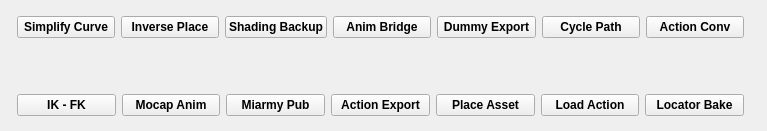
<?xml version="1.0" encoding="UTF-8"?>
<ui version="4.0">
 <class>airCraft</class>
 <widget class="QWidget" name="airCraft">
  <property name="geometry">
   <rect>
    <x>0</x>
    <y>0</y>
    <width>767</width>
    <height>131</height>
   </rect>
  </property>
  <property name="windowTitle">
   <string>AirCraftCarrier</string>
  </property>
  <widget class="QWidget" name="layoutWidget">
   <property name="geometry">
    <rect>
     <x>17</x>
     <y>16</y>
     <width>727</width>
     <height>100</height>
    </rect>
   </property>
   <layout class="QVBoxLayout" name="verticalLayout">
    <item>
     <layout class="QHBoxLayout" name="horizontalLayout">
      <item>
       <widget class="QPushButton" name="scvBtn">
        <property name="font">
         <font>
          <pointsize>9</pointsize>
          <weight>75</weight>
          <bold>true</bold>
         </font>
        </property>
        <property name="text">
         <string>Simplify Curve</string>
        </property>
       </widget>
      </item>
      <item>
       <widget class="QPushButton" name="invBtn">
        <property name="font">
         <font>
          <pointsize>9</pointsize>
          <weight>75</weight>
          <bold>true</bold>
         </font>
        </property>
        <property name="text">
         <string>Inverse Place</string>
        </property>
       </widget>
      </item>
      <item>
       <widget class="QPushButton" name="shadingBtn">
        <property name="font">
         <font>
          <pointsize>9</pointsize>
          <weight>75</weight>
          <bold>true</bold>
         </font>
        </property>
        <property name="text">
         <string>Shading Backup</string>
        </property>
       </widget>
      </item>
      <item>
       <widget class="QPushButton" name="animBridgeBtn">
        <property name="font">
         <font>
          <pointsize>9</pointsize>
          <weight>75</weight>
          <bold>true</bold>
         </font>
        </property>
        <property name="text">
         <string>Anim Bridge</string>
        </property>
       </widget>
      </item>
      <item>
       <widget class="QPushButton" name="dmBtn">
        <property name="font">
         <font>
          <pointsize>9</pointsize>
          <weight>75</weight>
          <bold>true</bold>
         </font>
        </property>
        <property name="text">
         <string>Dummy Export</string>
        </property>
       </widget>
      </item>
      <item>
       <widget class="QPushButton" name="pathBtn">
        <property name="font">
         <font>
          <pointsize>9</pointsize>
          <weight>75</weight>
          <bold>true</bold>
         </font>
        </property>
        <property name="text">
         <string>Cycle Path</string>
        </property>
       </widget>
      </item>
      <item>
       <widget class="QPushButton" name="acvBtn">
        <property name="font">
         <font>
          <pointsize>9</pointsize>
          <weight>75</weight>
          <bold>true</bold>
         </font>
        </property>
        <property name="text">
         <string>Action Conv</string>
        </property>
       </widget>
      </item>
     </layout>
    </item>
    <item>
     <spacer name="verticalSpacer">
      <property name="orientation">
       <enum>Qt::Vertical</enum>
      </property>
      <property name="sizeHint" stdset="0">
       <size>
        <width>20</width>
        <height>40</height>
       </size>
      </property>
     </spacer>
    </item>
    <item>
     <layout class="QHBoxLayout" name="horizontalLayout_2">
      <item>
       <widget class="QPushButton" name="ifkBtn">
        <property name="font">
         <font>
          <pointsize>9</pointsize>
          <weight>75</weight>
          <bold>true</bold>
         </font>
        </property>
        <property name="text">
         <string>IK - FK</string>
        </property>
       </widget>
      </item>
      <item>
       <widget class="QPushButton" name="maBtn">
        <property name="font">
         <font>
          <pointsize>9</pointsize>
          <weight>75</weight>
          <bold>true</bold>
         </font>
        </property>
        <property name="text">
         <string>Mocap Anim</string>
        </property>
       </widget>
      </item>
      <item>
       <widget class="QPushButton" name="pubBtn">
        <property name="font">
         <font>
          <pointsize>9</pointsize>
          <weight>75</weight>
          <bold>true</bold>
         </font>
        </property>
        <property name="text">
         <string>Miarmy Pub</string>
        </property>
       </widget>
      </item>
      <item>
       <widget class="QPushButton" name="actionExportBtn">
        <property name="font">
         <font>
          <pointsize>9</pointsize>
          <weight>75</weight>
          <bold>true</bold>
         </font>
        </property>
        <property name="text">
         <string>Action Export</string>
        </property>
       </widget>
      </item>
      <item>
       <widget class="QPushButton" name="plcBtn">
        <property name="font">
         <font>
          <pointsize>9</pointsize>
          <weight>75</weight>
          <bold>true</bold>
         </font>
        </property>
        <property name="text">
         <string>Place Asset</string>
        </property>
       </widget>
      </item>
      <item>
       <widget class="QPushButton" name="loadActionBtn">
        <property name="font">
         <font>
          <pointsize>9</pointsize>
          <weight>75</weight>
          <bold>true</bold>
         </font>
        </property>
        <property name="text">
         <string>Load Action</string>
        </property>
       </widget>
      </item>
      <item>
       <widget class="QPushButton" name="mnpBtn">
        <property name="font">
         <font>
          <pointsize>9</pointsize>
          <weight>75</weight>
          <bold>true</bold>
         </font>
        </property>
        <property name="text">
         <string>Locator Bake</string>
        </property>
       </widget>
      </item>
     </layout>
    </item>
   </layout>
  </widget>
 </widget>
 <resources/>
 <connections/>
</ui>
